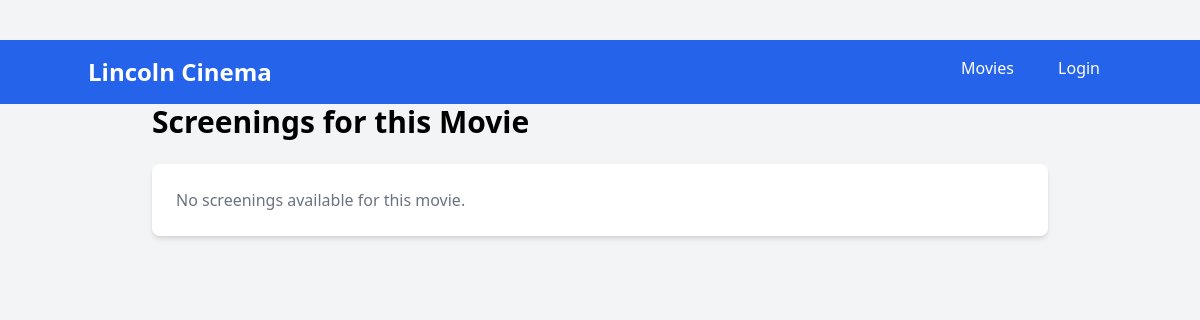
The app's page /movies/1/screenings, older data.
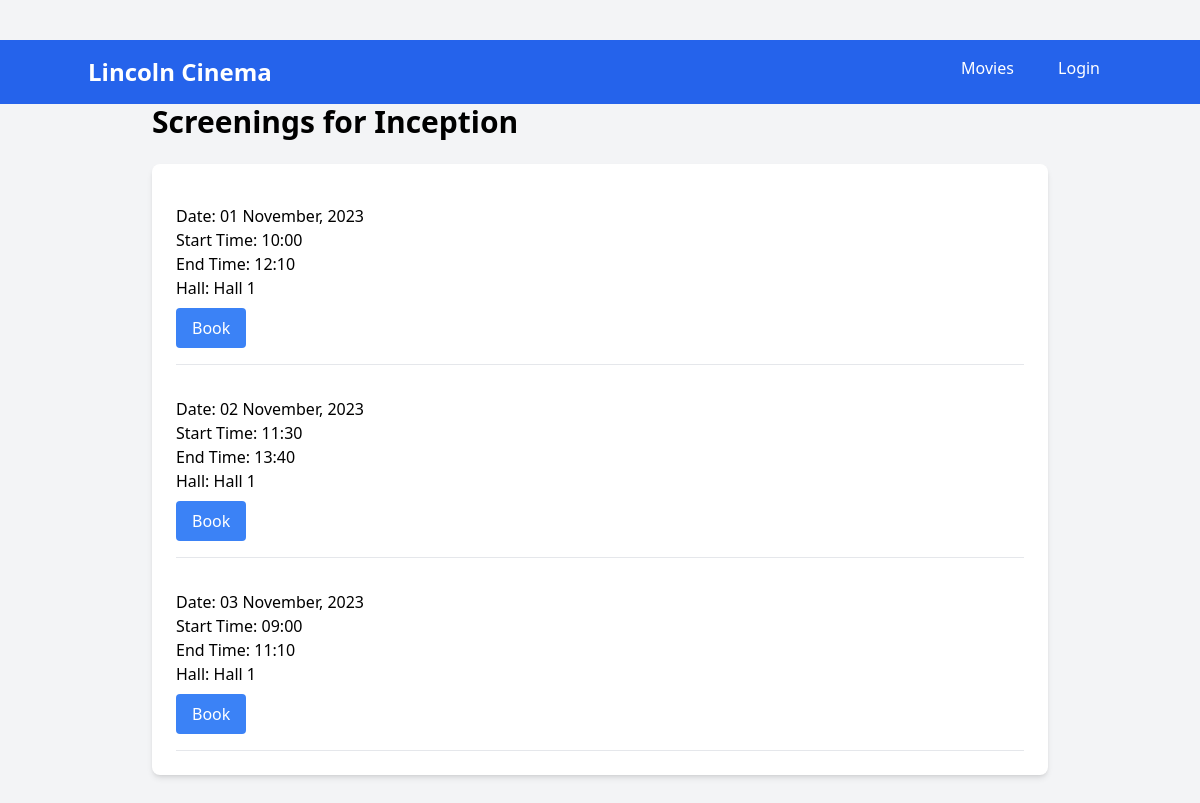
The same page, newer data.
### models/movieModel.py (models this page shows, shortened)
class Movie(db.Model):
    __tablename__ = 'movies'
    id = db.Column(db.Integer, primary_key=True)
    title = db.Column(db.String, nullable=False)
    language = db.Column(db.String)
    genre = db.Column(db.String)
    releaseDate = db.Column(db.DateTime)
    durationMins = db.Column(db.Integer)
    country = db.Column(db.String)
    description = db.Column(db.String)
    status = db.Column(db.Enum(MovieStatus), nullable=False, default=MovieStatus.ACTIVE)
    screenings = relationship("Screening", backref="movies")
    @staticmethod
    def getMovieById(movieId: int) -> "Movie":
        return Movie.query.get(movieId)

class Screening(db.Model):
    __tablename__ = 'screenings'
    id = db.Column(db.Integer, primary_key=True)
    screeningDate = db.Column(db.DateTime, nullable=False)
    startTime = db.Column(db.DateTime, nullable=False)
    endTime = db.Column(db.DateTime, nullable=False)
    hallId = db.Column(db.Integer, db.ForeignKey('cinemaHalls.id'))
    status = db.Column(db.Enum(ScreeningStatus), nullable=False, default=ScreeningStatus.ACTIVE)
    movieId = db.Column(db.Integer, db.ForeignKey('movies.id'))
    movie = relationship('Movie', back_populates='screenings')
    hall = relationship('CinemaHall', back_populates='screenings')
    bookings = relationship('Booking', back_populates='screening')

class CinemaHall(db.Model):
    __tablename__ = 'cinemaHalls'
    id = db.Column(db.Integer, primary_key=True)
    name = db.Column(db.String, nullable=False)
    totalSeats = db.Column(db.Integer, nullable=False)
    seats = relationship('CinemaHallSeat', back_populates='hall')
    screenings = relationship('Screening', back_populates='hall')

### routes/routes.py (the view)
@movie_bp.route('/movies/<movieId>/screenings', methods=['GET', 'POST'])
def showMovieScreenings(movieId):
    return MovieController.viewMovieScreenings(movieId)

### controllers/movieController.py (called while the page is built)
    @staticmethod
    def viewMovieScreenings(movieId: int):
        movie = Movie.getMovieById(movieId)
        if movie:
            screeningList = movie.screenings
        else:
            screeningList = []
        return render_template("movieScreenings.html", screeningList=screeningList)

### templates/movieScreenings.html (shortened to what this page needs)
{% extends 'base.html' %}
{% block content %}
<div class="container mx-auto max-w-4xl">
    <h1 class="text-3xl font-bold mb-6">Screenings for {{ screeningList[0].movie.title if screeningList else 'this Movie' }}</h1>
    <div class="bg-white p-6 rounded-lg shadow-md space-y-4">
        {% if screeningList %}
            {% for screening in screeningList %}
                <div class="border-b border-gray-200 py-4">
                    <p><span class="font-medium">Date:</span> {{ screening.screeningDate.strftime('%d %B, %Y') }}</p>
                    <p><span class="font-medium">Start Time:</span> {{ screening.startTime.strftime('%H:%M') }}</p>
                    <p><span class="font-medium">End Time:</span> {{ screening.endTime.strftime('%H:%M') }}</p>
                    <p><span class="font-medium">Hall:</span> {{ screening.hall.name }}</p>
                    <a href="{{ url_for('movies.selectSeats', screeningId=screening.id) }}" class="mt-2 inline-block bg-blue-500 text-white px-4 py-2 rounded hover:bg-blue-600 transition duration-150">Book</a>
                </div>
            {% endfor %}
        {% else %}
            <p class="text-gray-500">No screenings available for this movie.</p>
        {% endif %}
    </div>
</div>
{% endblock %}

Row changes from the older to the newer data that the page shows:
now on this page (row unchanged): Movie: title "Inception"
added Screening: screeningDate "01 November, 2023", startTime "10:00", endTime "12:10", hall.name "Hall 1"
added Screening: screeningDate "02 November, 2023", startTime "11:30", endTime "13:40", hall.name "Hall 1"
added Screening: screeningDate "03 November, 2023", startTime "09:00", endTime "11:10", hall.name "Hall 1"
Text that changed along with them:
{{ screeningList[0].movie.title if screeningList else 'this Movie' }}: "this Movie" → (not shown)
text no longer shown: "No screenings available for this movie."
